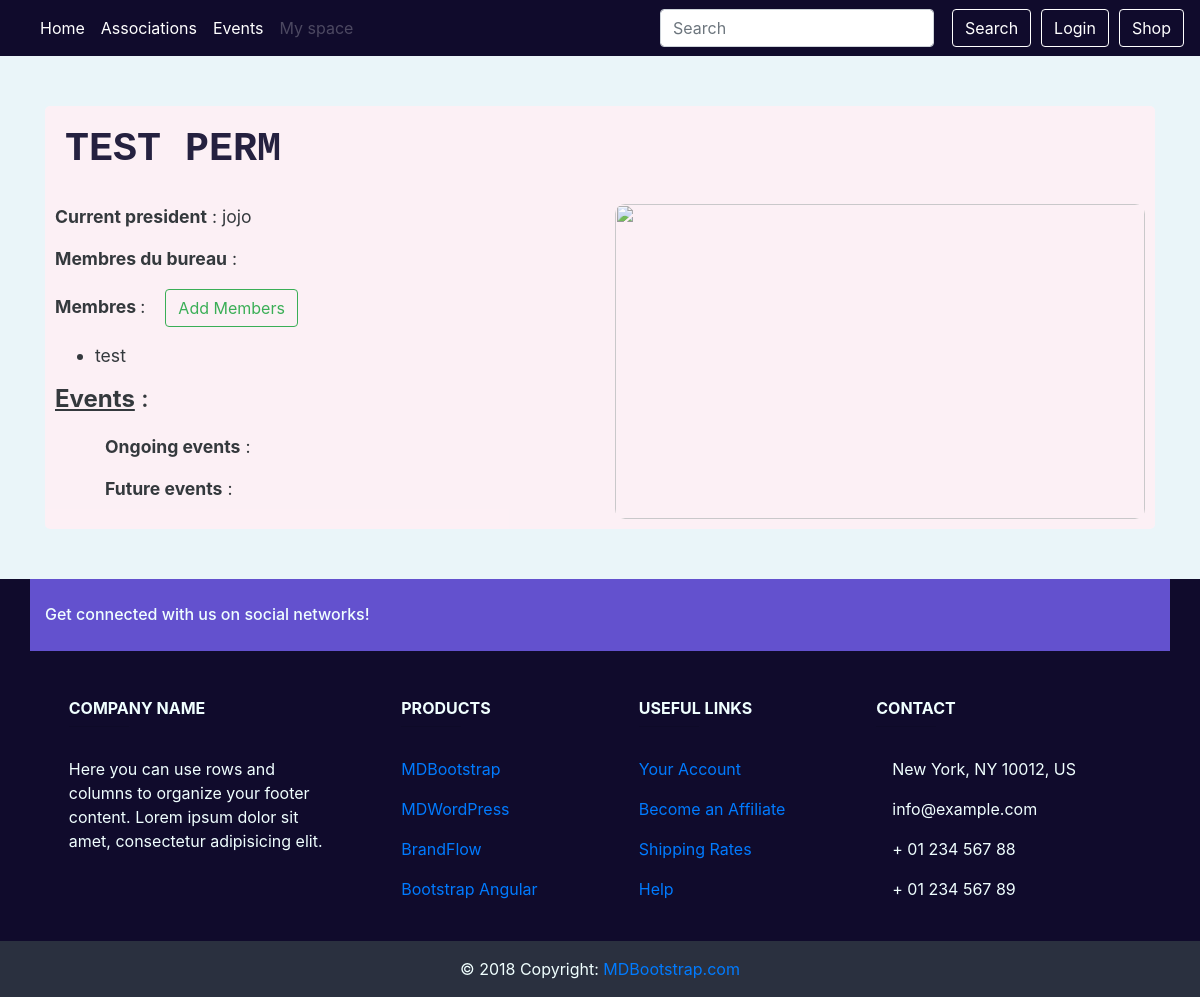
/assos/25, run on an earlier commit of the app's database.
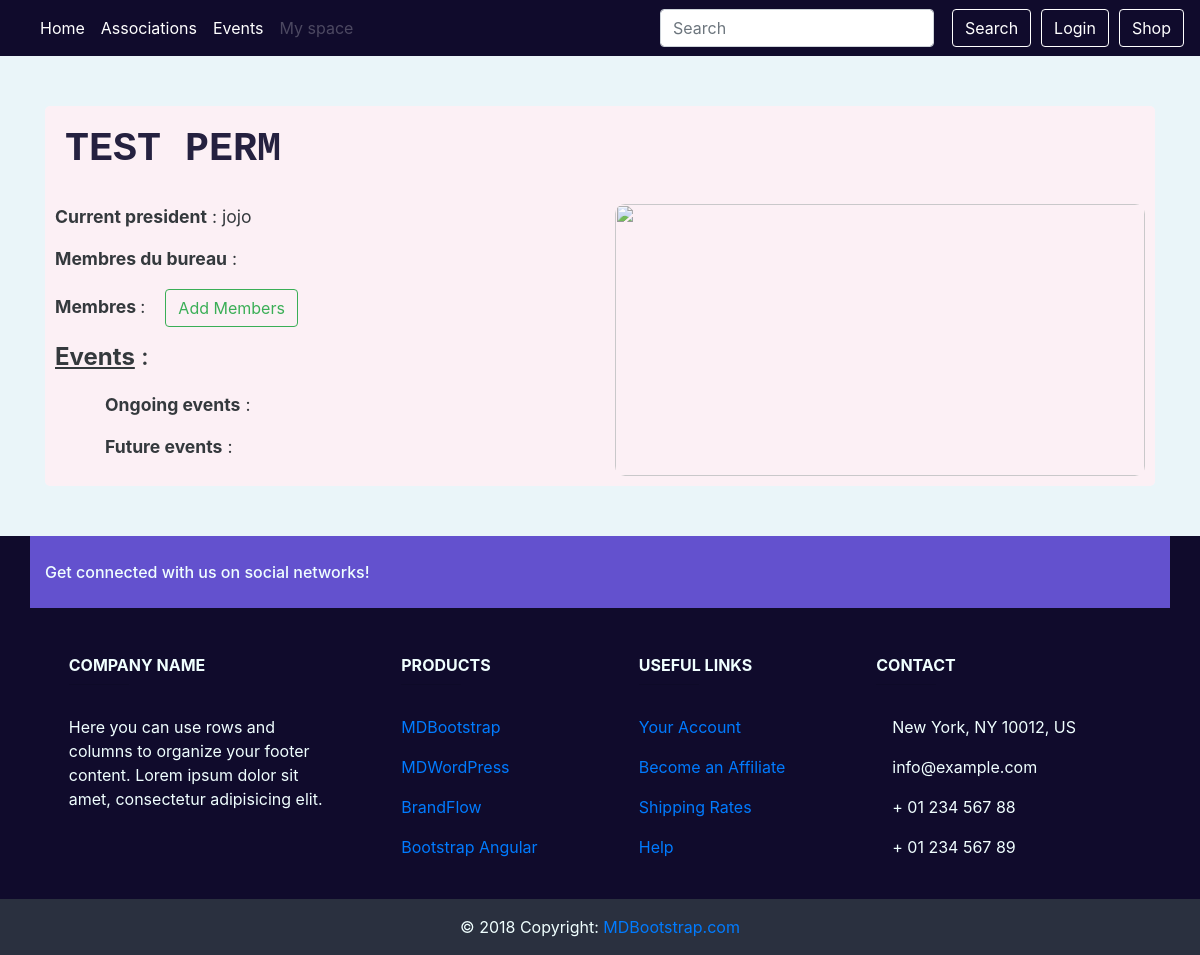
And on a later commit of the database.
### event/models.py (models this page shows, shortened)
class President(models.Model):
    user = models.ForeignKey(User, on_delete=models.CASCADE)
    assos_id = models.OneToOneField(Association, on_delete=models.CASCADE,
                                    related_name='president')
    manager = CompositeOneToOneField(Manager, on_delete=models.CASCADE,
                                     to_fields={"assos_id", "user"})
    class Meta:
        verbose_name = _("President")
        verbose_name_plural = _("Presidents")

class Member(models.Model):
    assos_id = models.ForeignKey(Association, related_name='members',
                                 on_delete=models.CASCADE)
    user = models.ForeignKey(User, related_name='memberships',
                             on_delete=models.CASCADE)
    class Meta:
        verbose_name = _("Member")
        verbose_name_plural = _("Members")
        unique_together = ('assos_id', 'user')

### event/views.py (the view, shortened to what this page needs)
# urls.py: path('assos/<int:pk>', views.AssosDetailView.as_view(), name='asso_detail'),
class AssosDetailView(generic.DetailView, generic.edit.FormMixin):
    model = Association
    template_name = 'assos_detail.html'
    form_class = AddMemberForm # maybe have several forms for other ranks
    def get_form_kwargs(self):
        kwargs = super(AssosDetailView, self).get_form_kwargs()
        kwargs.update({'user': self.request.user, 'asso' : self.get_object()})
        return kwargs
    def get_object(self): # do I really need to override?
        my_assos = get_object_or_404(Association, pk=self.kwargs.get('pk'))
        return my_assos
    def get_context_data(self, **kwargs):
        context = super().get_context_data(**kwargs)
        assos = self.get_object()
        try:
            president = assos.president
        except President.DoesNotExist:
            president = None
        context['president'] = president
        president = User.objects.none() if president is None else [president.user]
        managers = assos.managers.all().exclude(user__in=president)
        context['managers'] = managers
        managers = managers.values_list('user', flat=True)
        members = assos.members.all().exclude(user__in=managers).exclude(user__in=president)
        context['members'] = members
        events = assos.events.all()
        now = timezone.now()
        context['future_events'] = events.filter(start__gt=now)
        context['ongoing_events'] = events.filter(start__lte=now, end__gt=now)
        context['form'] = self.get_form()
        return context

### event/forms.py
class AddMemberForm(forms.Form):
        def __init__(self, *args, **kwargs):
            self.asso = kwargs.pop('asso', None)
            self.user = kwargs.pop('user', None)
            super(AddMemberForm,self).__init__(*args,**kwargs)
            unwanted = self.asso.members.all().values_list('user', flat=True)
            self.fields['users'].queryset = User.objects.all().exclude(id__in=unwanted)
        users = forms.ModelMultipleChoiceField(label=_("Members to add"),
        queryset=User.objects.none(),
        widget=forms.SelectMultiple(attrs={"class" : "form-control select-multiple"}),
        required=False)

### shop/cart.py (called while the page is built)
def _cart_id(request):
    if 'cart_id' not in request.session:
        request.session['cart_id'] = _generate_cart_id()
    return request.session['cart_id']

def _generate_cart_id():
    import string, random
    return ''.join([random.choice(string.ascii_letters + string.digits) for _ in range(50)])

def get_all_cart_items(request):
    return CartItem.objects.filter(cart_id = _cart_id(request))

def item_count(request):
    return get_all_cart_items(request).count()

### templates/assos_detail.html (shortened to what this page needs)
{% extends "base.html" %}
{% load static %}
{% load guardian_tags %}
{%block content %}
    <div style="font-size:1.1rem;"class="container basic-block">
        <h1 style="font-family:'Courier New', Courier, monospace; font-weight:bolder; color:#100b2c; text-transform: uppercase; margin:10px; margin-bottom: 30px;">{{object.name}}</h1>
        {% if president %}
        <div class="row">
            <article class="col-xs-4 col-sm-4 col-md-4 col-lg-6">
                <p><b>Current president</b> : {{president.user.username}}</p>
                {% else %}
                <p><b>President</b> : Anonymous</p>
                {% endif %}
                <p><b>Membres du bureau</b> :</p>
                <p><b>Membres </b> :<button style="margin-left:20px;" class="btn btn-outline-success" onclick="display('add_members')">Add Members</button></p>
                <ul>
                    {% for member in members %}
                        <li>{{member.user.username}}
                        </li>
                    {% endfor %}
                </ul>
                <h4><b style="text-decoration: underline;">Events</b> :</h4>
                <div style="margin-left:50px;">
                    <p style="margin-top:20px;"><b>Ongoing events</b> :</p>
                    <p><b>Future events</b> :</p>
                </div>
            </article>
            <article class="col-xs-4 col-sm-4 col-md-4 col-lg-6">
                <img src="{% static "img/assos_detail_img.png"%}" style="
                    opacity: 0.9;
                    height:100%;
                    width:100%;
                    border-radius: 10px;
                ">
            </article>
        </div>
    </div>
{% endblock content %}

What changed in the data, as far as the page shows it:
removed Member: user.username "test"
